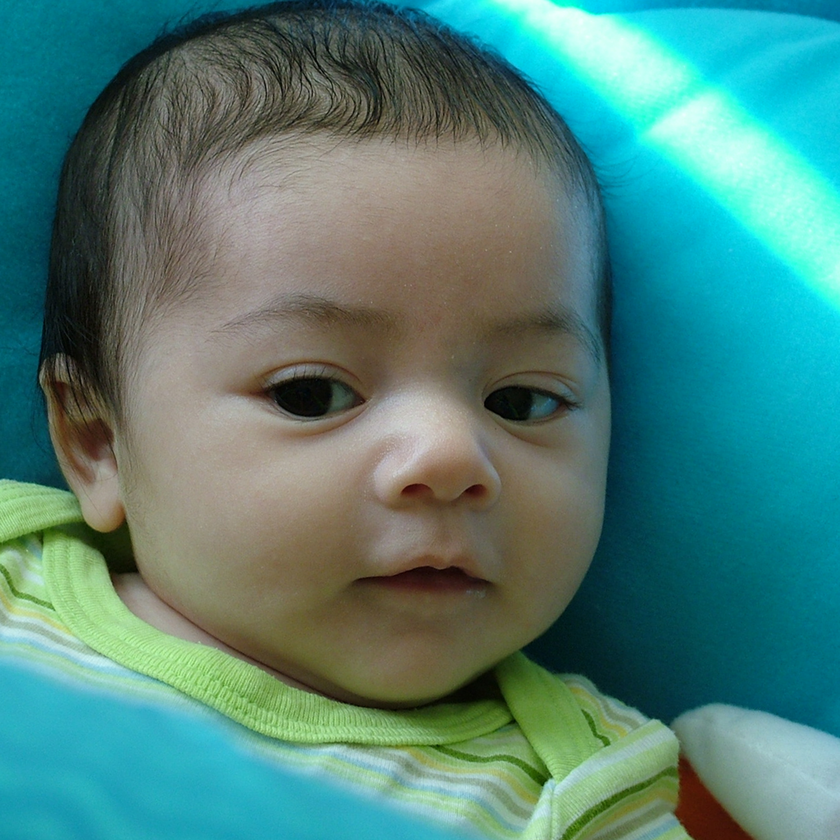
#> input picture img1.png, 840 x 840 px, shrunk from 1024 x 1024 before the run
$ python avif.py
#> lines starting #> are read from the running program, lines starting #| are printed output that depends on the picture
from skimage.metrics import structural_similarity as ssim
import matplotlib.pyplot as plt
import numpy as np
import cv2

def mse(imageA, imageB):
    # the 'Mean Squared Error' between the two images is the
    # sum of the squared difference between the two images;
    # NOTE: the two images must have the same dimension
    err = np.sum((imageA.astype("float") - imageB.astype("float")) ** 2)
    err /= float(imageA.shape[0] * imageA.shape[1])

    # return the MSE, the lower the error, the more "similar"
    # the two images are
    return err


def compare_images(imageA, imageB, title):
    # compute the mean squared error and structural similarity
    # index for the images
    m = mse(imageA, imageB)
    s = ssim(imageA, imageB)
    # setup the figure
    fig = plt.figure(title)
    plt.suptitle("MSE: %.2f, SSIM: %.2f" % (m, s))
    # show first image
    ax = fig.add_subplot(1, 2, 1)
    plt.imshow(imageA, cmap=plt.cm.gray)
    plt.axis("off")
    # show the second image
    ax = fig.add_subplot(1, 2, 2)
    plt.imshow(imageB, cmap=plt.cm.gray)
    plt.axis("off")
    # show the images
    plt.show()

# load the images -- the original, the original + contrast,
# and the original + photoshop
original = cv2.imread("img1.png")
#> original is the input picture: shape (840, 840, 3); mean B, G, R 121.7, 129.5, 78
contrast = cv2.imread("img1.png")
# convert the images to grayscale
original = cv2.cvtColor(original, cv2.COLOR_BGR2GRAY)
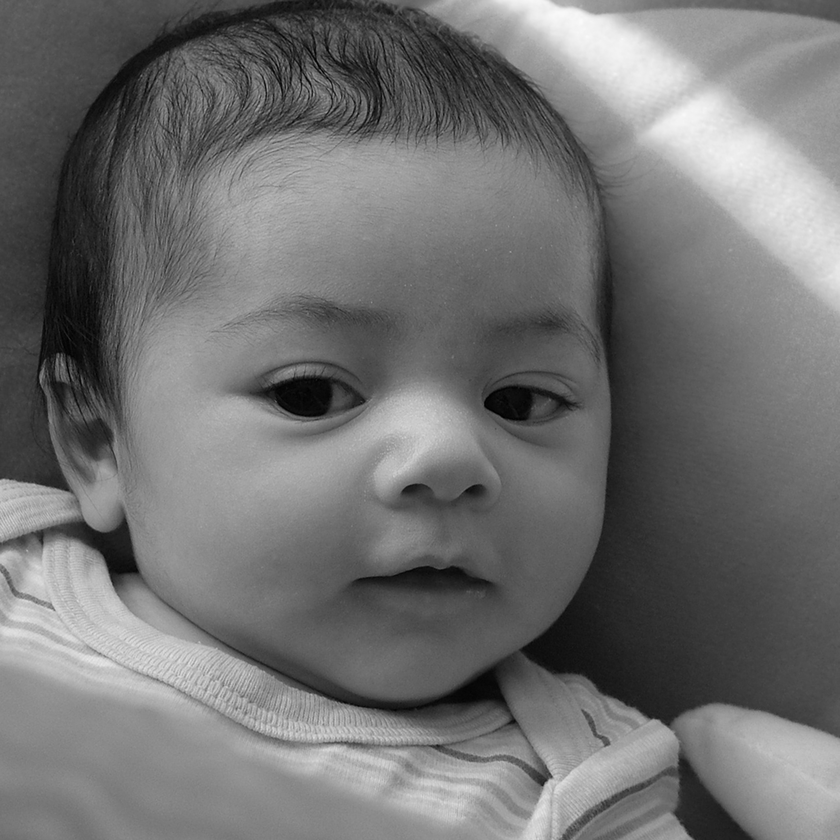
#> original: shape (840, 840); min 0, max 250, mean 113.2
contrast = cv2.cvtColor(contrast, cv2.COLOR_BGR2GRAY)

# initialize the figure
fig = plt.figure("Images")
images = ("Original", original), ("Contrast", contrast)
# loop over the images
for (i, (name, image)) in enumerate(images):
	# show the image
	ax = fig.add_subplot(1, 3, i + 1)
	ax.set_title(name)
	plt.imshow(image, cmap = plt.cm.gray)
	plt.axis("off")
#> this loop made 2 passes
#> name on passes 1 to 2: 'Original', 'Contrast'
# show the figure
plt.show()
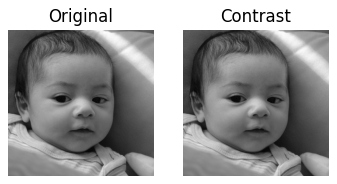
#> figure drawn by matplotlib, 2 panels
# compare the images
compare_images(original, original, "Original vs. Original")
#> in mse, `err = np.sum((imageA.astype("float") - imageB.astype("float")) ** 2)`: err = 0
#> in compare_images, `s = ssim(imageA, imageB)`: s = 1
#> in compare_images, `plt.show()`:
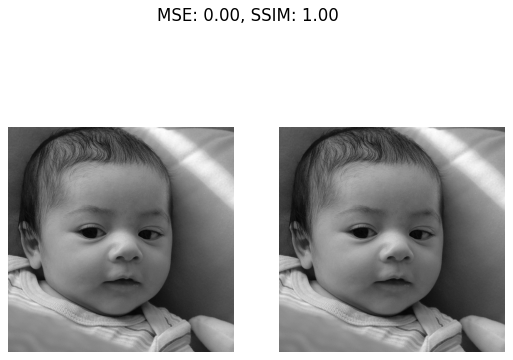
#> figure drawn by matplotlib, 2 panels
compare_images(original, contrast, "Original vs. Contrast")

$ run again, with bird.png copied over img1.png
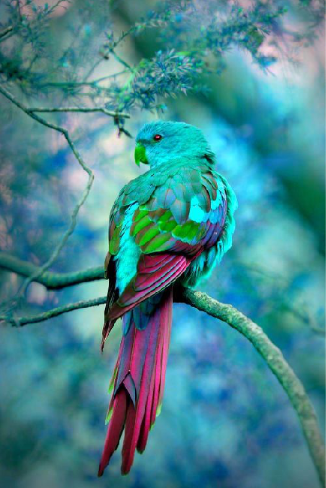
#> input picture bird.png, 326 x 488 px
#> original is the input picture: shape (488, 326, 3); mean B, G, R 142.4, 135, 68.1
#> `original = cv2.cvtColor(original, cv2.COLOR_BGR2GRAY)`:
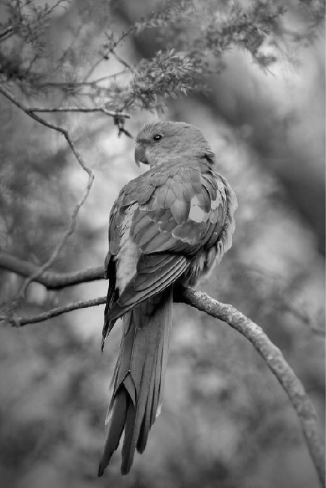
#> original: shape (488, 326); min 0, max 234, mean 115.8
#> the loop `for (i, (name, image)) in enumerate(images):` made 2 passes
#> name on passes 1 to 2: 'Original', 'Contrast'
#> err = 0
#> s = 1
#> in compare_images, `plt.show()`:
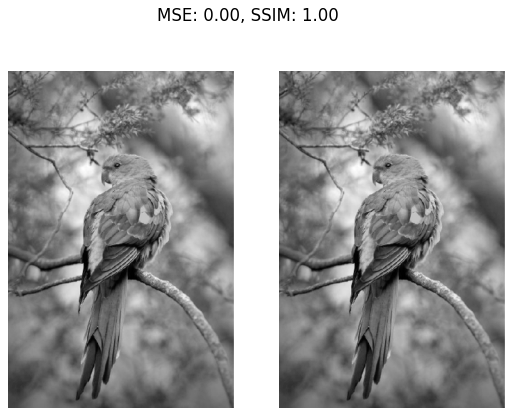
#> figure drawn by matplotlib, 2 panels

$ run again, with blackface1.png copied over img1.png
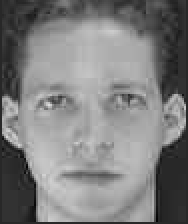
#> input picture blackface1.png, 188 x 224 px
#> original is the input picture: shape (224, 188, 3); min 2, max 222, mean 126.2
#> original: shape (224, 188)
#> the loop `for (i, (name, image)) in enumerate(images):` made 2 passes
#> name on passes 1 to 2: 'Original', 'Contrast'
#> `plt.show()`:
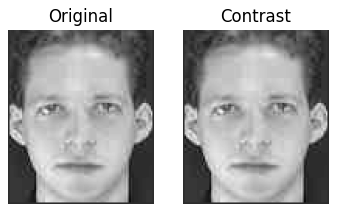
#> figure drawn by matplotlib, 2 panels
#> err = 0
#> s = 1
#> in compare_images, `plt.show()`:
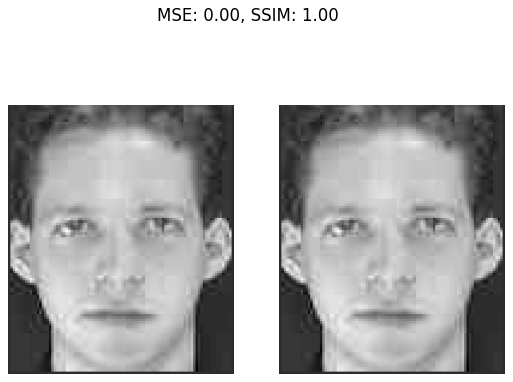
#> figure drawn by matplotlib, 2 panels

$ run again, with bridge.png copied over img1.png
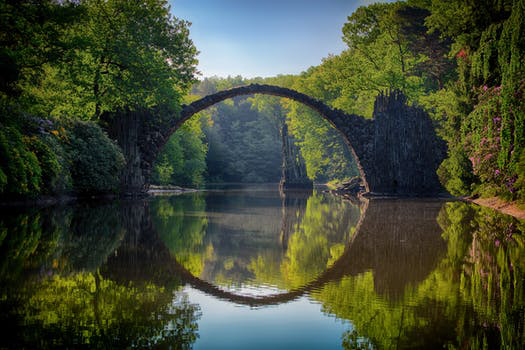
#> input picture bridge.png, 525 x 350 px
#> original is the input picture: shape (350, 525, 3); mean B, G, R 53.1, 74, 66.3
#> `original = cv2.cvtColor(original, cv2.COLOR_BGR2GRAY)`:
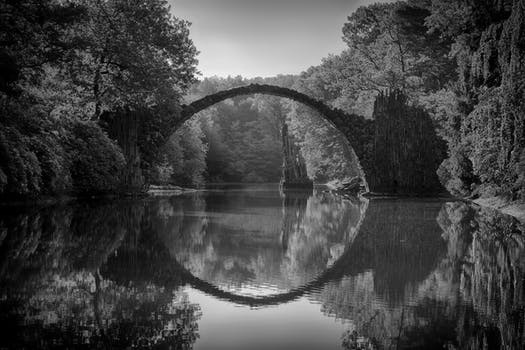
#> original: shape (350, 525); min 0, max 254, mean 69.3
#> the loop `for (i, (name, image)) in enumerate(images):` made 2 passes
#> name on passes 1 to 2: 'Original', 'Contrast'
#> err = 0
#> s = 1
#> in compare_images, `plt.show()`:
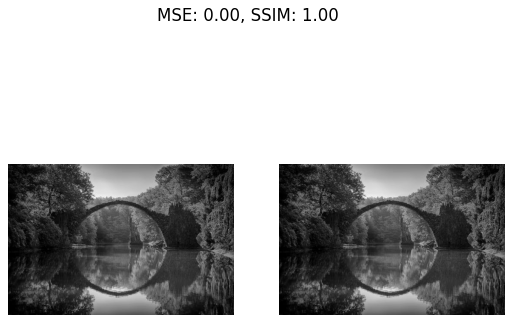
#> figure drawn by matplotlib, 2 panels
